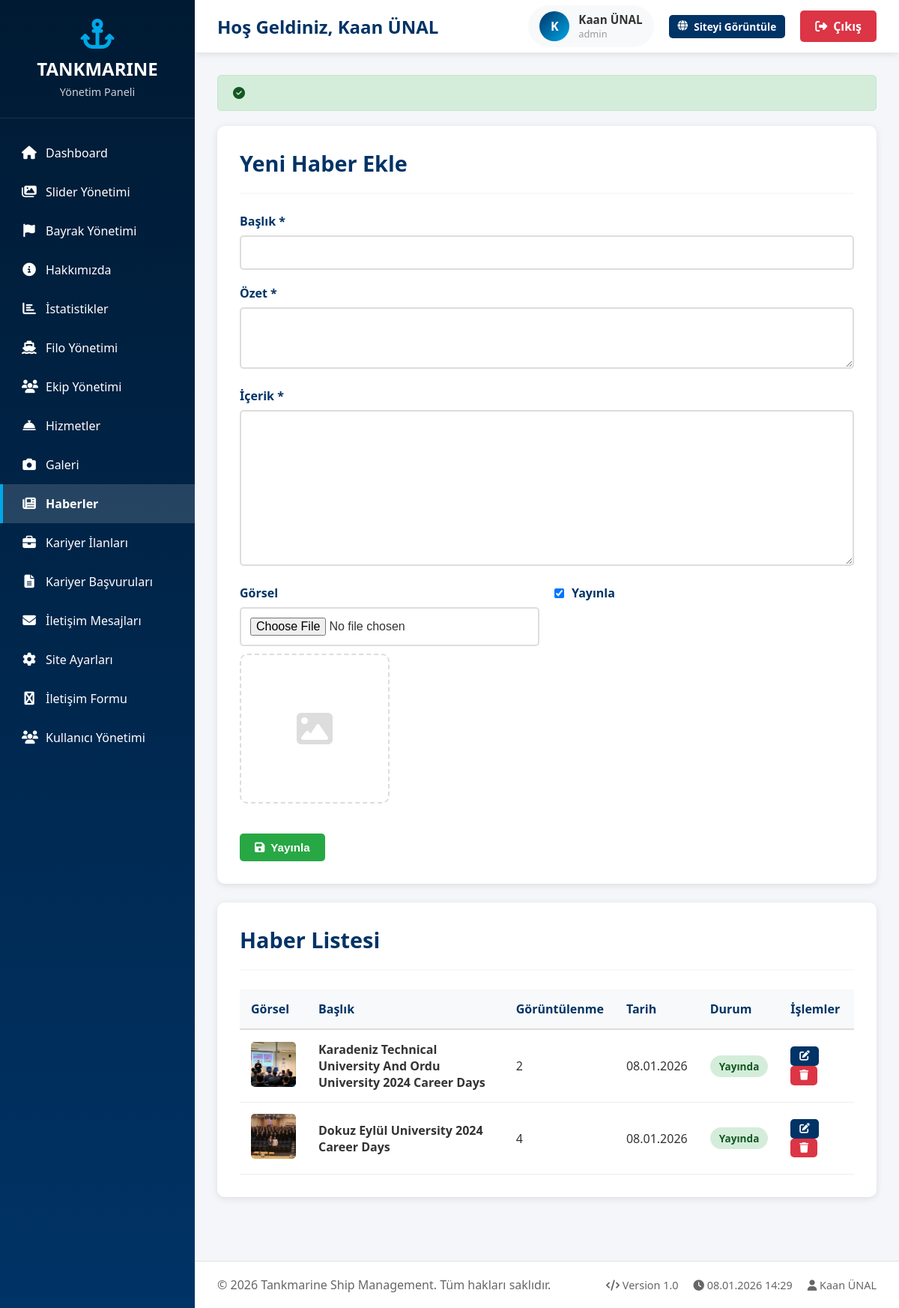
Screenshot of /admin/news.php (signed in) with the database file from the repository.
### tables this page shows
CREATE TABLE `news` (
  `id` int(11) NOT NULL,
  `title` varchar(255) DEFAULT NULL,
  `slug` varchar(255) DEFAULT NULL,
  `summary` text DEFAULT NULL,
  `content` text DEFAULT NULL,
  `image` varchar(255) DEFAULT NULL,
  `views` int(11) DEFAULT 0,
  `active` tinyint(1) DEFAULT 1,
  `created_at` timestamp NOT NULL DEFAULT current_timestamp(),
  `updated_at` timestamp NOT NULL DEFAULT current_timestamp() ON UPDATE current_timestamp()
);

### config.php (called while the page is built, shortened)
<?php
try {
    $pdo = new PDO(
        "mysql:host=" . DB_HOST . ";dbname=" . DB_NAME . ";charset=utf8mb4",
        DB_USER,
        DB_PASS,
        [
            PDO::ATTR_ERRMODE => PDO::ERRMODE_EXCEPTION,
            PDO::ATTR_DEFAULT_FETCH_MODE => PDO::FETCH_ASSOC,
            PDO::ATTR_EMULATE_PREPARES => false
        ]
    );
} catch(PDOException $e) {
    die("Veritabanı bağlantı hatası: " . $e->getMessage());
}
function flash($key, $value = null) {
    if ($value === null) {
        if (isset($_SESSION['flash'][$key])) {
            $value = $_SESSION['flash'][$key];
            return $value;
        }
        return null;
    }
}
function isAdmin() {
    return isset($_SESSION['admin_id']);
}
function getAdmin() {
    global $pdo;
    $stmt = $pdo->prepare("SELECT * FROM admin_users WHERE id = ?");
    $stmt->execute([$_SESSION['admin_id']]);
    return $stmt->fetch();
}
?>

### admin/news.php (the view, shortened to what this page needs)
<?php
require_once 'header.php';
$edit_news = null;
$stmt = $pdo->query("SELECT * FROM news ORDER BY created_at DESC");
$news_list = $stmt->fetchAll();
?>
<?php if(flash('success')): ?>
<div class="alert alert-success"><i class="fas fa-check-circle"></i> <?php echo flash('success'); ?></div>
<?php endif; ?>
<div class="content-card">
    <div class="content-header">
        <h2><?php echo $edit_news ? 'Haber Düzenle' : 'Yeni Haber Ekle'; ?></h2>
    </div>
    <form method="POST" enctype="multipart/form-data">
        <div class="form-group">
            <label>Başlık *</label>
            <input type="text" name="title" class="form-control" value="<?php echo $edit_news ? htmlspecialchars($edit_news['title']) : ''; ?>" required>
        </div>
        <div class="form-group">
            <label>Özet *</label>
            <textarea name="summary" class="form-control" rows="3" required><?php echo $edit_news ? htmlspecialchars($edit_news['summary']) : ''; ?></textarea>
        </div>
        <div class="form-group">
            <label>İçerik *</label>
            <textarea name="content" class="form-control" rows="10" required><?php echo $edit_news ? htmlspecialchars($edit_news['content']) : ''; ?></textarea>
        </div>
        <div class="form-row">
            <div class="form-group">
                <label>Görsel</label>
                <input type="file" name="image" class="form-control" accept="image/*" onchange="previewImage(this, 'imagePreview')">
                <div class="image-preview" id="imagePreview">
                    <?php if($edit_news && $edit_news['image']): ?>
                    <img src="<?php echo UPLOAD_URL . $edit_news['image']; ?>" alt="">
                    <?php else: ?>
                    <i class="fas fa-image" style="font-size: 3rem; color: #ddd;"></i>
                    <?php endif; ?>
                </div>
            </div>
            <div>
                <div class="form-group">
                    <label style="display: flex; align-items: center; gap: 10px; cursor: pointer;">
                        <input type="checkbox" name="active" value="1" <?php echo (!$edit_news || $edit_news['active']) ? 'checked' : ''; ?>>
                        <span>Yayınla</span>
                    </label>
                </div>
            </div>
        </div>
        <div style="display: flex; gap: 10px; margin-top: 20px;">
            <button type="submit" class="btn btn-success">
                <i class="fas fa-save"></i> <?php echo $edit_news ? 'Güncelle' : 'Yayınla'; ?>
            </button>
        </div>
    </form>
</div>
<div class="content-card">
    <div class="content-header">
        <h2>Haber Listesi</h2>
    </div>
    <?php if(count($news_list) > 0): ?>
    <table class="data-table">
        <thead>
            <tr>
                <th>Görsel</th>
                <th>Başlık</th>
                <th>Görüntülenme</th>
                <th>Tarih</th>
                <th>Durum</th>
                <th>İşlemler</th>
            </tr>
        </thead>
        <tbody>
            <?php foreach($news_list as $news): ?>
            <tr>
                <td>
                    <?php if($news['image']): ?>
                    <img src="<?php echo UPLOAD_URL . $news['image']; ?>" alt="">
                    <?php else: ?>
                    <div style="width: 60px; height: 60px; background: var(--light); border-radius: 5px; display: flex; align-items: center; justify-content: center;">
                        <i class="fas fa-newspaper" style="font-size: 1.5rem; color: #999;"></i>
                    </div>
                    <?php endif; ?>
                </td>
                <td><strong><?php echo htmlspecialchars($news['title']); ?></strong></td>
                <td><?php echo $news['views']; ?></td>
                <td><?php echo date('d.m.Y', strtotime($news['created_at'])); ?></td>
                <td>
                    <span class="badge badge-<?php echo $news['active'] ? 'success' : 'danger'; ?>">
                        <?php echo $news['active'] ? 'Yayında' : 'Taslak'; ?>
                    </span>
                </td>
                <td>
                    <a href="news.php?edit=<?php echo $news['id']; ?>" class="btn btn-primary btn-sm">
                        <i class="fas fa-edit"></i>
                    </a>
                    <a href="news.php?delete=<?php echo $news['id']; ?>" class="btn btn-danger btn-sm" onclick="return confirmDelete()">
                        <i class="fas fa-trash"></i>
                    </a>
                </td>
            </tr>
            <?php endforeach; ?>
        </tbody>
    </table>
    <?php else: ?>
    <p style="text-align: center; color: #999; padding: 40px;">Henüz haber eklenmemiş</p>
    <?php endif; ?>
</div>
<?php require_once 'footer.php'; ?>

### admin/header.php (shortened to what this page needs)
<?php
require_once '../config.php';
$admin = getAdmin();
$current_page = basename($_SERVER['PHP_SELF'], '.php');
?><!DOCTYPE html>
<html lang="tr">
<head>
    <link rel="stylesheet" href="https://cdnjs.cloudflare.com/ajax/libs/font-awesome/6.4.0/css/all.min.css">
</head>
<body>
    <div class="sidebar">
        <div class="sidebar-logo">
            <i class="fas fa-anchor"></i>
            <h1>TANKMARINE</h1>
            <p>Yönetim Paneli</p>
        </div>
        <nav class="sidebar-menu">
            <a href="index.php" class="menu-item <?php echo $current_page == 'index' ? 'active' : ''; ?>">
                <i class="fas fa-home"></i>
                <span>Dashboard</span>
            </a>
            <a href="sliders.php" class="menu-item <?php echo $current_page == 'sliders' ? 'active' : ''; ?>">
                <i class="fas fa-images"></i>
                <span>Slider Yönetimi</span>
            </a>
            <a href="flags.php" class="menu-item <?php echo $current_page == 'flags' ? 'active' : ''; ?>">
                <i class="fas fa-flag"></i>
                <span>Bayrak Yönetimi</span>
            </a>
            <a href="about.php" class="menu-item <?php echo $current_page == 'about' ? 'active' : ''; ?>">
                <i class="fas fa-info-circle"></i>
                <span>Hakkımızda</span>
            </a>
            <a href="statistics.php" class="menu-item <?php echo $current_page == 'statistics' ? 'active' : ''; ?>">
                <i class="fas fa-chart-bar"></i>
                <span>İstatistikler</span>
            </a>
            <a href="fleet.php" class="menu-item <?php echo $current_page == 'fleet' ? 'active' : ''; ?>">
                <i class="fas fa-ship"></i>
                <span>Filo Yönetimi</span>
            </a>
            <a href="team.php" class="menu-item <?php echo $current_page == 'team' ? 'active' : ''; ?>">
                <i class="fas fa-users"></i>
                <span>Ekip Yönetimi</span>
            </a>
            <a href="services.php" class="menu-item <?php echo $current_page == 'services' ? 'active' : ''; ?>">
                <i class="fas fa-concierge-bell"></i>
                <span>Hizmetler</span>
            </a>
            <a href="gallery.php" class="menu-item <?php echo $current_page == 'gallery' ? 'active' : ''; ?>">
                <i class="fas fa-camera"></i>
                <span>Galeri</span>
            </a>
            <a href="news.php" class="menu-item <?php echo $current_page == 'news' ? 'active' : ''; ?>">
                <i class="fas fa-newspaper"></i>
                <span>Haberler</span>
            </a>
            <a href="careers.php" class="menu-item <?php echo $current_page == 'careers' ? 'active' : ''; ?>">
                <i class="fas fa-briefcase"></i>
                <span>Kariyer İlanları</span>
            </a>
            <a href="applications.php" class="menu-item <?php echo $current_page == 'applications' ? 'active' : ''; ?>">
                <i class="fas fa-file-alt"></i>
                <span>Kariyer Başvuruları</span>
            </a>
            <a href="messages.php" class="menu-item <?php echo $current_page == 'messages' ? 'active' : ''; ?>">
                <i class="fas fa-envelope"></i>
                <span>İletişim Mesajları</span>
            </a>
            <a href="settings.php" class="menu-item <?php echo $current_page == 'settings' ? 'active' : ''; ?>">
                <i class="fas fa-cog"></i>
                <span>Site Ayarları</span>
            </a>
            <a href="contact-fields.php" class="menu-item <?php echo $current_page == 'contact-fields' ? 'active' : ''; ?>">
                <i class="fas fa-wpforms"></i>
                <span>İletişim Formu</span>
                            <a href="users.php" class="menu-item <?php echo $current_page == 'admin_users   ' ? 'active' : ''; ?>">
                <i class="fas fa-users"></i>
                <span>Kullanıcı Yönetimi</span>
            </a>
            </a>
        </nav>
    </div>
    <div class="top-header">
        <div class="header-left">
            <h2>Hoş Geldiniz, <?php echo htmlspecialchars($admin['full_name']); ?></h2>
        </div>
        <div class="header-right">
            <div class="user-info">
                <div class="user-avatar">
                    <?php echo strtoupper(substr($admin['full_name'], 0, 1)); ?>
                </div>
                <div>
                    <div style="font-weight: 600; font-size: 0.95rem;">
                        <?php echo htmlspecialchars($admin['full_name']); ?>
                    </div>
                    <div style="font-size: 0.8rem; color: #999;">
                        <?php echo htmlspecialchars($admin['role']); ?>
                    </div>
                </div>
            </div>
            <a href="<?php echo SITE_URL; ?>" target="_blank" class="btn btn-primary btn-sm">
                <i class="fas fa-globe"></i> Siteyi Görüntüle
            </a>
            <a href="logout.php" class="logout-btn">
                <i class="fas fa-sign-out-alt"></i> Çıkış
            </a>
        </div>
    </div>
    <div class="main-content">

### admin/footer.php (shortened to what this page needs)
</div>
    <footer style="margin-left: var(--sidebar-width); padding: 20px 30px; background: white; border-top: 1px solid #e0e0e0; margin-top: 30px;">
        <div style="display: flex; justify-content: space-between; align-items: center; color: #666;">
            <div>
                &copy; <?php echo date('Y'); ?> Tankmarine Ship Management. Tüm hakları saklıdır.
            </div>
            <div style="display: flex; gap: 20px; font-size: 0.9rem;">
                <span><i class="fas fa-code"></i> Version 1.0</span>
                <span><i class="fas fa-clock"></i> <?php echo date('d.m.Y H:i'); ?></span>
                <span><i class="fas fa-user"></i> <?php echo htmlspecialchars($admin['username']); ?></span>
            </div>
        </div>
    </footer>
</body>
</html>

### admin/header.php (style rules this page uses)
* { margin: 0; padding: 0; box-sizing: border-box; }
body { font-family: 'Segoe UI', Tahoma, Geneva, Verdana, sans-serif; background: #f5f6fa; color: #333; }
:root { --primary: #003366; --secondary: #0066cc; --accent: #00a8e8; --success: #28a745; --warning: #ffc107; --danger: #dc3545; --dark: #001a33; --light: #f8f9fa; --sidebar-width: 260px; }
.top-header { background: white; box-shadow: 0 2px 10px rgba(0,0,0,0.1); position: fixed; top: 0; left: var(--sidebar-width); right: 0; height: 70px; z-index: 999; display: flex; align-items: center; justify-content: space-between; padding: 0 30px; }
.header-left h2 { color: var(--primary); font-size: 1.5rem; }
.header-right { display: flex; align-items: center; gap: 20px; }
.user-info { display: flex; align-items: center; gap: 12px; padding: 8px 15px; background: var(--light); border-radius: 50px; }
.user-avatar { width: 40px; height: 40px; background: linear-gradient(135deg, var(--primary), var(--accent)); color: white; border-radius: 50%; display: flex; align-items: center; justify-content: center; font-weight: 600; }
.logout-btn { padding: 10px 20px; background: var(--danger); color: white; text-decoration: none; border-radius: 5px; font-weight: 600; transition: all 0.3s; display: flex; align-items: center; gap: 8px; }
.sidebar { position: fixed; left: 0; top: 0; bottom: 0; width: var(--sidebar-width); background: linear-gradient(180deg, var(--dark) 0%, var(--primary) 100%); color: white; overflow-y: auto; z-index: 1000; }
.sidebar-logo { padding: 25px 20px; text-align: center; border-bottom: 1px solid rgba(255,255,255,0.1); }
.sidebar-logo i { font-size: 2.5rem; margin-bottom: 10px; color: var(--accent); }
.sidebar-logo h1 { font-size: 1.5rem; margin-bottom: 5px; }
.sidebar-logo p { font-size: 0.9rem; opacity: 0.8; }
.sidebar-menu { padding: 20px 0; }
.menu-item { display: block; padding: 15px 25px; color: white; text-decoration: none; transition: all 0.3s; display: flex; align-items: center; gap: 12px; border-left: 4px solid transparent; }
.menu-item i { width: 20px; text-align: center; font-size: 1.1rem; }
.menu-item.active { background: rgba(255,255,255,0.15); border-left-color: var(--accent); font-weight: 600; }
.main-content { margin-left: var(--sidebar-width); margin-top: 70px; padding: 30px; min-height: calc(100vh - 70px); }
.content-card { background: white; padding: 30px; border-radius: 10px; box-shadow: 0 2px 10px rgba(0,0,0,0.1); margin-bottom: 25px; }
.content-header { display: flex; justify-content: space-between; align-items: center; margin-bottom: 25px; padding-bottom: 20px; border-bottom: 2px solid var(--light); }
.content-header h2 { color: var(--primary); font-size: 1.8rem; }
.btn { display: inline-flex; align-items: center; gap: 8px; padding: 10px 20px; border: none; border-radius: 5px; font-weight: 600; cursor: pointer; transition: all 0.3s; text-decoration: none; font-size: 0.95rem; }
.btn-primary { background: var(--primary); color: white; }
.btn-success { background: var(--success); color: white; }
.btn-danger { background: var(--danger); color: white; }
.btn-sm { padding: 6px 12px; font-size: 0.85rem; }
.data-table { width: 100%; border-collapse: collapse; }
.data-table thead { background: var(--light); }
.data-table th { padding: 15px; text-align: left; font-weight: 600; color: var(--primary); border-bottom: 2px solid #ddd; }
.data-table td { padding: 15px; border-bottom: 1px solid #eee; }
.data-table img { width: 60px; height: 60px; object-fit: cover; border-radius: 5px; }
.form-group { margin-bottom: 20px; }
.form-group label { display: block; margin-bottom: 8px; color: var(--primary); font-weight: 600; }
.form-control { width: 100%; padding: 12px; border: 2px solid #ddd; border-radius: 5px; font-size: 1rem; transition: border 0.3s; }
.form-row { display: grid; grid-template-columns: 1fr 1fr; gap: 20px; }
.alert { padding: 15px 20px; border-radius: 5px; margin-bottom: 20px; display: flex; align-items: center; gap: 10px; }
.alert-success { background: #d4edda; color: #155724; border: 1px solid #c3e6cb; }
.badge { display: inline-block; padding: 5px 12px; border-radius: 20px; font-size: 0.85rem; font-weight: 600; }
.badge-success { background: #d4edda; color: #155724; }
.image-preview { width: 200px; height: 200px; border: 2px dashed #ddd; border-radius: 10px; display: flex; align-items: center; justify-content: center; margin-top: 10px; overflow: hidden; }

### rows the page displays
news: image (picture), title "Karadeniz Technical University And Ordu University 2024 Career Days", views "2", created_at "08.01.2026", active "Yayında"
news: image (picture), title "Dokuz Eylül University 2024 Career Days", views "4", created_at "08.01.2026", active "Yayında"

### other values shown
$admin['full_name'] "Kaan ÜNAL"
substr($admin['full_name'], 0, 1) "K"
$admin['role'] "admin"
$admin['username'] "Kaan ÜNAL"
